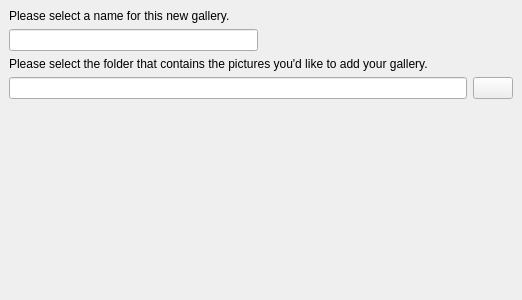
<ui version="4.0" >
 <class>NewSelectionPage</class>
 <widget class="QWidget" name="NewSelectionPage" >
  <property name="geometry" >
   <rect>
    <x>0</x>
    <y>0</y>
    <width>522</width>
    <height>300</height>
   </rect>
  </property>
  <property name="windowTitle" >
   <string>Form</string>
  </property>
  <layout class="QGridLayout" >
   <property name="margin" >
    <number>9</number>
   </property>
   <property name="spacing" >
    <number>6</number>
   </property>
   <item row="2" column="0" colspan="2" >
    <widget class="QLabel" name="label_2" >
     <property name="text" >
      <string>Please select the folder that contains the pictures you'd like to add your gallery.</string>
     </property>
     <property name="buddy" >
      <cstring>imagesEdit</cstring>
     </property>
    </widget>
   </item>
   <item row="3" column="0" colspan="2" >
    <layout class="QHBoxLayout" >
     <property name="margin" >
      <number>0</number>
     </property>
     <property name="spacing" >
      <number>6</number>
     </property>
     <item>
      <widget class="GWidgets::LineEdit" name="imagesEdit" />
     </item>
     <item>
      <widget class="QPushButton" name="browseButton" >
       <property name="text" >
        <string/>
       </property>
       <property name="icon" >
        <iconset resource="../images.qrc" >:/images/folder-open.png</iconset>
       </property>
      </widget>
     </item>
    </layout>
   </item>
   <item row="5" column="1" >
    <spacer>
     <property name="orientation" >
      <enum>Qt::Vertical</enum>
     </property>
     <property name="sizeHint" >
      <size>
       <width>20</width>
       <height>40</height>
      </size>
     </property>
    </spacer>
   </item>
   <item row="1" column="1" >
    <spacer>
     <property name="orientation" >
      <enum>Qt::Horizontal</enum>
     </property>
     <property name="sizeHint" >
      <size>
       <width>50</width>
       <height>20</height>
      </size>
     </property>
    </spacer>
   </item>
   <item row="0" column="0" colspan="2" >
    <widget class="QLabel" name="label" >
     <property name="text" >
      <string>Please select a name for this new gallery.</string>
     </property>
     <property name="buddy" >
      <cstring>nameEdit</cstring>
     </property>
    </widget>
   </item>
   <item row="4" column="0" colspan="2" >
    <widget class="QLabel" name="messageLabel" >
     <property name="text" >
      <string/>
     </property>
    </widget>
   </item>
   <item row="1" column="0" >
    <widget class="GWidgets::LineEdit" name="nameEdit" />
   </item>
  </layout>
 </widget>
 <customwidgets>
  <customwidget>
   <class>GWidgets::LineEdit</class>
   <extends>QLineEdit</extends>
   <header>lineedit.h</header>
  </customwidget>
 </customwidgets>
 <tabstops>
  <tabstop>nameEdit</tabstop>
  <tabstop>imagesEdit</tabstop>
  <tabstop>browseButton</tabstop>
 </tabstops>
 <resources>
  <include location="../images.qrc" />
 </resources>
 <connections/>
</ui>
